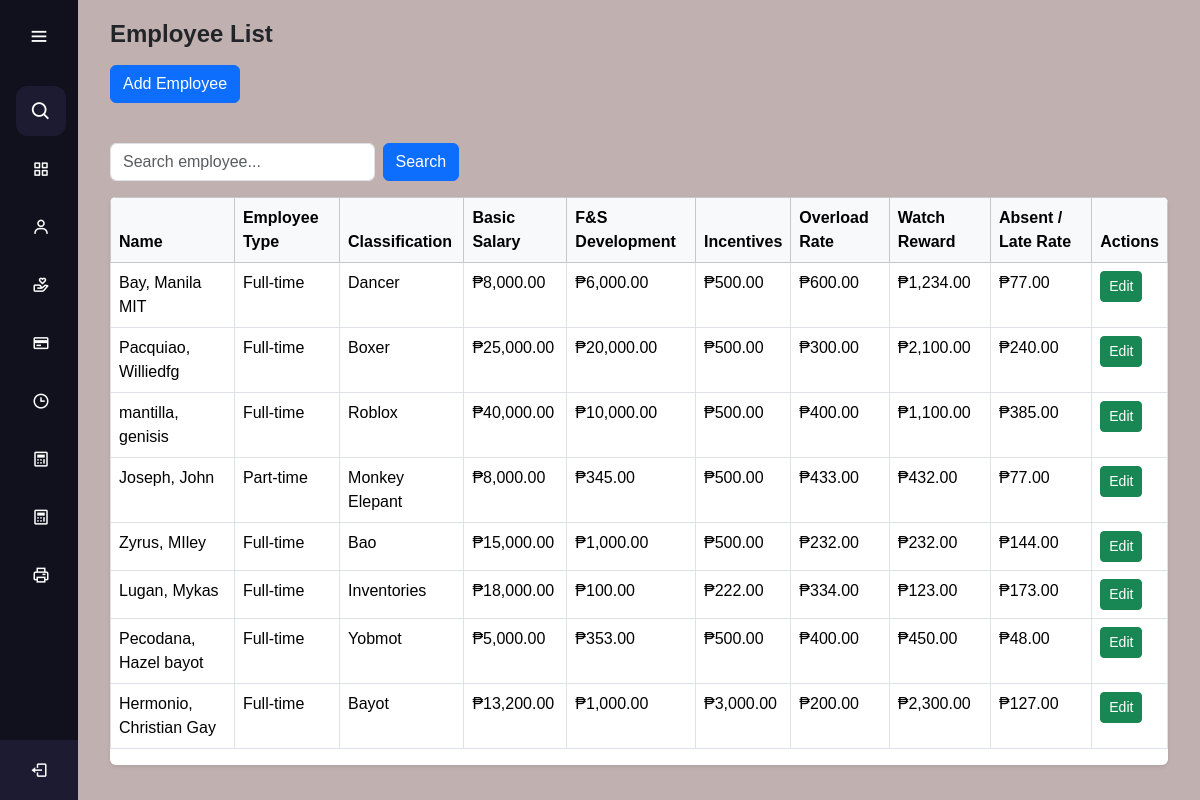
Screenshot of /sidebarManageemployee.php with the database file from the repository.
### tables this page shows
CREATE TABLE `employees` (
  `employee_id` int(11) NOT NULL,
  `first_name` varchar(255) NOT NULL,
  `last_name` varchar(255) NOT NULL,
  `suffix_title` varchar(50) NOT NULL,
  `employee_type` enum('full-time','part-time') NOT NULL,
  `classification` varchar(255) NOT NULL,
  `basic_salary` decimal(10,2) NOT NULL,
  `honorarium` decimal(10,2) DEFAULT 0.00,
  `incentives` decimal(10,0) NOT NULL,
  `overload_rate` decimal(10,0) NOT NULL,
  `watch_reward` decimal(10,0) NOT NULL,
  `absent_lateRate` decimal(10,0) NOT NULL,
  `created_at` timestamp NOT NULL DEFAULT current_timestamp()
);

### sidebarManageemployee.php (the view, shortened to what this page needs)
<?php
$conn = new mysqli('localhost', 'root', '', 'gfi_exel');
?>
<!DOCTYPE html>
<html lang="en">
<head>
</head>
<body class="bg-light">
    <?php include 'aside.php'; ?>
    <main class="flex-1 p-6">
        <div class="container-fluid">
            <div class="mb-4">
                <h2 class="fs-4 fw-semibold text-dark mb-3">Employee List</h2>
                <a href="manage_employees_add.php" class="btn btn-primary mb-3">
                    Add Employee
                </a>
            </div>
            <div class="d-flex justify-content-start mb-3">
                <input type="text" id="searchInput" class="form-control w-25 me-2" placeholder="Search employee..." onkeyup="searchEmployee()">
                <button class="btn btn-primary" onclick="searchEmployee()">Search</button>
            </div>
            <div class="table-responsive bg-white shadow-sm rounded">
                <table id="employeeTable" class="table table-bordered table-hover">
                    <thead class="table-light">
                        <tr>
                            <th>Name</th>
                            <th>Employee Type</th>
                            <th>Classification</th>
                            <th>Basic Salary</th>
                            <th>F&S Development</th>
                            <th>Incentives</th>
                            <th>Overload Rate</th>
                            <th>Watch Reward</th>
                            <th>Absent / Late Rate</th>
                            <th>Actions</th>
                        </tr>
                    </thead>
                    <tbody>
                        <?php
                        $sql_fetch = "SELECT * FROM employees";
                        $result = $conn->query($sql_fetch);
                        if ($result->num_rows > 0) {
                            while ($row = $result->fetch_assoc()) {
                                echo "<tr>
                              <td>" . $row['last_name'] . ", " . $row['first_name'] . " " . $row['suffix_title'] . "</td>
                              <td>" . ucfirst($row['employee_type']) . "</td>
                              <td>" . $row['classification'] . "</td>
                              <td>₱" . number_format($row['basic_salary'], 2) . "</td>
                              <td>₱" . number_format($row['honorarium'], 2) . "</td>
                              <td>₱" . number_format($row['incentives'], 2) . "</td>
                              <td>₱" . number_format($row['overload_rate'], 2) . "</td>
                              <td>₱" . number_format($row['watch_reward'], 2) . "</td>
                              <td>₱" . number_format($row['absent_lateRate'], 2) . "</td>
                              <td>
                                  <a href='manage_employees_edit.php?id=" . $row['employee_id'] . "' class='btn btn-success btn-sm'>Edit</a>
                              </td>
                          </tr>";
                            }
                        } else {
                            echo "<tr><td colspan='10' class='text-center text-muted'>No employees found.</td></tr>";
                        }
                        ?>
                    </tbody>
                </table>
            </div>
        </div>
    </main>
</body>
</html>

### styles.css (style rules this page uses)
* { margin: 0; padding: 0; box-sizing: border-box; font-family: "Poppins", sans-serif; }
main { margin-left: 78px; padding: 20px; transition: margin-left 0.5s ease; min-height: 100vh; background: rgb(192, 176, 176); }

### rows the page displays
employees: last_name "Bay", first_name "Manila", suffix_title "MIT", employee_type "Full-time", classification "Dancer", basic_salary "8,000.00", honorarium "6,000.00", incentives "500.00", overload_rate "600.00", watch_reward "1,234.00", absent_lateRate "77.00"
employees: last_name "Pacquiao", first_name "Williedfg", employee_type "Full-time", classification "Boxer", basic_salary "25,000.00", honorarium "20,000.00", incentives "500.00", overload_rate "300.00", watch_reward "2,100.00", absent_lateRate "240.00"
employees: last_name "mantilla", first_name "genisis", employee_type "Full-time", classification "Roblox", basic_salary "40,000.00", honorarium "10,000.00", incentives "500.00", overload_rate "400.00", watch_reward "1,100.00", absent_lateRate "385.00"
employees: last_name "Joseph", first_name "John", employee_type "Part-time", classification "Monkey Elepant", basic_salary "8,000.00", honorarium "345.00", incentives "500.00", overload_rate "433.00", watch_reward "432.00", absent_lateRate "77.00"
employees: last_name "Zyrus", first_name "MIley", employee_type "Full-time", classification "Bao", basic_salary "15,000.00", honorarium "1,000.00", incentives "500.00", overload_rate "232.00", watch_reward "232.00", absent_lateRate "144.00"
employees: last_name "Lugan", first_name "Mykas", employee_type "Full-time", classification "Inventories", basic_salary "18,000.00", honorarium "100.00", incentives "222.00", overload_rate "334.00", watch_reward "123.00", absent_lateRate "173.00"
employees: last_name "Pecodana", first_name "Hazel", suffix_title "bayot", employee_type "Full-time", classification "Yobmot", basic_salary "5,000.00", honorarium "353.00", incentives "500.00", overload_rate "400.00", watch_reward "450.00", absent_lateRate "48.00"
employees: last_name "Hermonio", first_name "Christian", suffix_title "Gay", employee_type "Full-time", classification "Bayot", basic_salary "13,200.00", honorarium "1,000.00", incentives "3,000.00", overload_rate "200.00", watch_reward "2,300.00", absent_lateRate "127.00"
